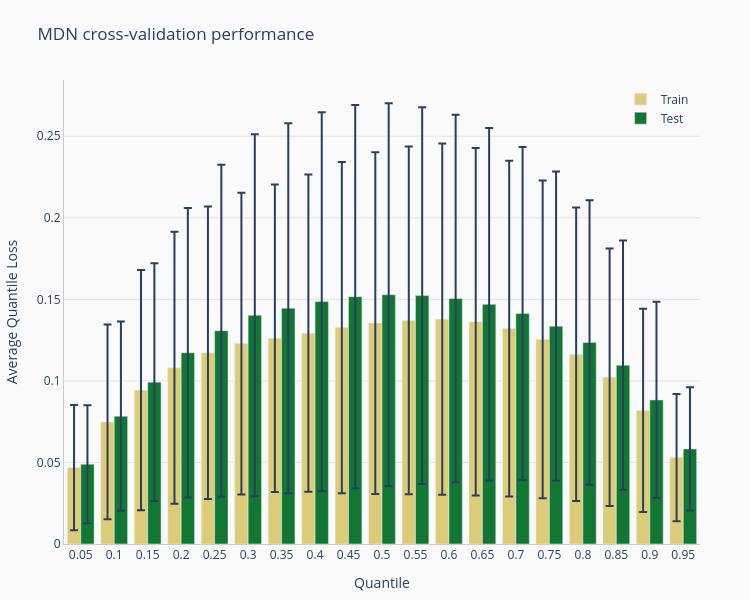

Notebook cell for this chart:
### Code cell
# Plot the results
if "quantile_loss" in mdn_results:
    perf_results_viz = model_performance_results(
        results=mdn_results,
        model_name="MDN",
        method_name="Cross-validation quantile loss average",
    )
    fig = perf_results_viz.plot(
        title="MDN cross-validation performance",
    )
    fig.show()

### Figure 1 — Plotly figure (JSON) as saved in the notebook; plotly's stock layout.template omitted (floating-point values rounded to 4 significant figures)
{"data": [{"error_y": {"array": [0.03838, 0.05971, 0.07364, 0.08337, 0.0897, 0.09257, 0.09425, 0.09728, 0.1015, 0.1048, 0.1067, 0.1077, 0.1066, 0.1029, 0.09739, 0.08999, 0.079, 0.06235, 0.03897], "type": "data"}, "marker": {"color": "#DDCC77"}, "name": "Train", "type": "bar", "x": ["0.05", "0.1", "0.15", "0.2", "0.25", "0.3", "0.35", "0.4", "0.45", "0.5", "0.55", "0.6", "0.65", "0.7", "0.75", "0.8", "0.85", "0.9", "0.95"], "y": [0.04688, 0.07483, 0.09433, 0.1081, 0.1173, 0.1229, 0.1262, 0.1292, 0.1327, 0.1354, 0.1371, 0.1378, 0.1363, 0.1321, 0.1255, 0.1163, 0.1022, 0.08192, 0.05298]}, {"error_y": {"array": [0.03619, 0.058, 0.07291, 0.08872, 0.1018, 0.111, 0.1134, 0.1161, 0.1175, 0.1174, 0.1155, 0.1127, 0.1081, 0.1021, 0.09483, 0.08725, 0.07655, 0.06019, 0.03773], "type": "data"}, "marker": {"color": "#117733"}, "name": "Test", "type": "bar", "x": ["0.05", "0.1", "0.15", "0.2", "0.25", "0.3", "0.35", "0.4", "0.45", "0.5", "0.55", "0.6", "0.65", "0.7", "0.75", "0.8", "0.85", "0.9", "0.95"], "y": [0.04893, 0.07841, 0.09925, 0.1172, 0.1308, 0.1402, 0.1446, 0.1486, 0.1517, 0.1529, 0.1523, 0.1505, 0.147, 0.1413, 0.1336, 0.1236, 0.1096, 0.08834, 0.05831]}], "layout": {"barmode": "group", "height": 600, "legend": {"x": 0.99, "xanchor": "right", "y": 0.99, "yanchor": "top"}, "margin": {"b": 50, "l": 50, "r": 50, "t": 80}, "paper_bgcolor": "#FAFAFA", "plot_bgcolor": "#FAFAFA", "title": {"text": "MDN cross-validation performance"}, "width": 750, "xaxis": {"gridcolor": "#E5E5E5", "gridwidth": 1, "linecolor": "#CCCCCC", "showgrid": false, "showline": true, "title": {"text": "Quantile"}, "zeroline": false}, "yaxis": {"gridcolor": "#E5E5E5", "gridwidth": 1, "linecolor": "#CCCCCC", "showgrid": true, "showline": true, "title": {"text": "Average Quantile Loss"}, "zeroline": false}}}
